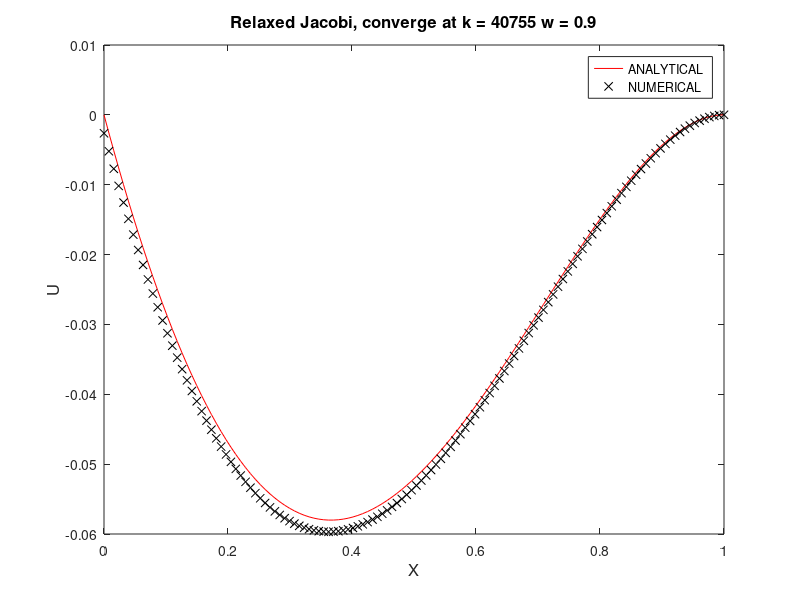
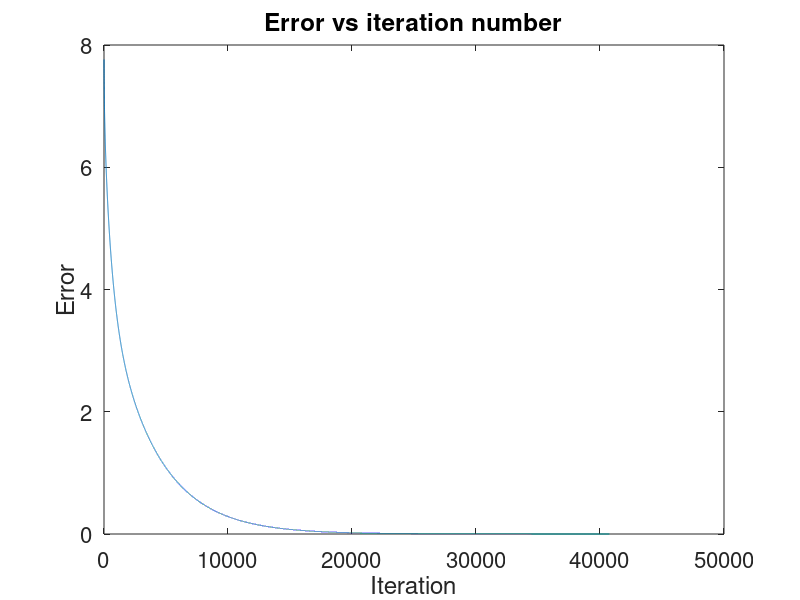

Source code (MATLAB) for these figures, in order:
clear all
clc
% clf

%FORM:  uxx = -f = g

%DEFINE GRID SIZE 
a =0; %first grid point 
b = 1; %last grid point 
jmax = 128; %max number of cells
dx = (b-a)/(jmax-1); %spacing 


%DEFINE BASIC PARAMETERS 
tol = 1e-5; %error
x = linspace(a,b,jmax); %mesh space 
unew = zeros(1,jmax); %solution 
%right hand side vector 
g = 1-2.*(x'.^2);

%initial conditions
u = 0*(x');
u(1) = 0; 
u(jmax) = 0; 

uold = u;

%ANALYTICAL SOLN 

u_analytical = ((x.^2)/2)-((x.^4)/6)-(1/3)*x;

A = full(gallery('tridiag',jmax,1,-2,1));

A = (1./dx^2)*A;

% 
rhs = (dx^2).*(g);
% 
ureal = (A\(rhs));
ureal = ureal.';

%getting diagonal vectors

D = eye(jmax)*(-2/dx.^2);
Lt = tril(A);
L = Lt - D; 
% 

omega = 0.90;

I = eye(jmax);

u_jacobi = zeros(jmax,1);
u_updated = u_jacobi;
Dinv = inv(D);

res = g - (A*u_jacobi); 

err_v = norm(res);

err_start  = norm(res);


for k = 1:100000
    u_updated = omega*((I-Dinv*A)*u_jacobi+Dinv*g)+(1-omega)*u_jacobi;
    u_jacobi = u_updated; 
    res = g-(A*u_updated);
    err_v = [err_v,norm(res)];
    if (norm(res)/norm(g) < tol)
        break;
    end
    
end


%% CONVERGENCE ANALYSIS

% Binv = Dinv;
% 
% R_jacobi = eye(jmax)-Binv*A;
% max(abs(eig(R_jacobi)))
% R_iterative = omega*(eye(jmax)-Binv*A)+(1-omega)*eye(jmax);
% disp(size(R_iterative));
% Rtrans = R_iterative.';
% norm_R_iter = norm(R_iterative);
% disp(norm_R_iter)
% 
% %spectral radius 
% 
% spec_rad = max(abs(eig(R_iterative)));
% disp(spec_rad);


%% PLOTTING 

f1 = figure(1); 
plot(x,u_analytical,'-r')
hold on
plot(x,u_jacobi,'xk')
title(['Relaxed Jacobi, converge at k = ' num2str(k) ' w = ' num2str(omega)],'FontSize',12)
xlabel('X','FontSize',12)
ylabel('U','FontSize',12)
xt = get(gca, 'XTick');
legend('ANALYTICAL','NUMERICAL')
saveas(f1,'jacobi75.jpg')

% 
f2 = figure(2);
plot((err_v));
title('Error vs iteration number','FontSize',12);
xlabel('Iteration','FontSize',24)
ylabel('Error','FontSize',24)
xt = get(gca, 'XTick');
set(gca, 'FontSize', 16)
saveas(f2,'jacobi_error.jpg')